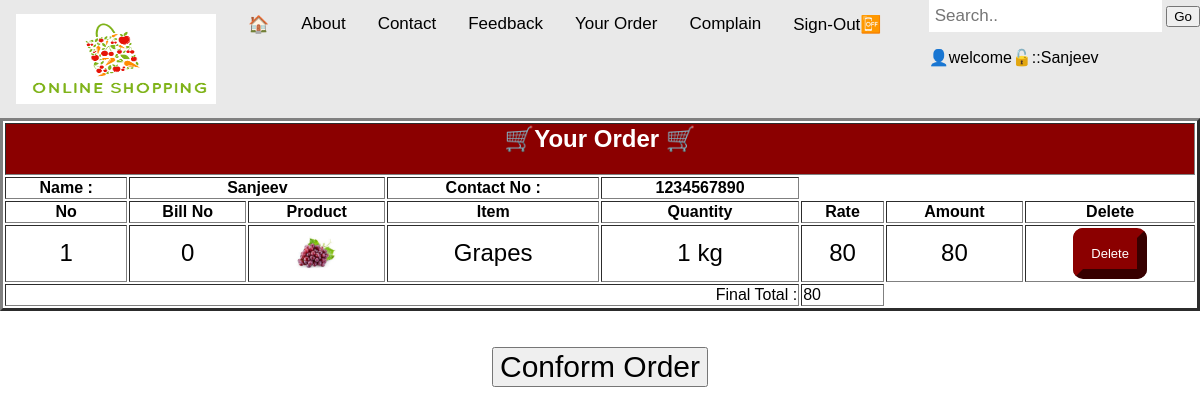
/orderdisp.php (signed in), run on the app's committed database.
### tables this page shows
CREATE TABLE `registration` (
  `id` int(11) NOT NULL,
  `name` varchar(100) NOT NULL,
  `mno` varchar(20) NOT NULL,
  `pass` varchar(20) NOT NULL,
  `email` varchar(50) NOT NULL,
  `address` varchar(100) NOT NULL,
  `city` varchar(50) NOT NULL,
  `state` varchar(50) NOT NULL,
  `pincode` varchar(20) NOT NULL,
  `type` varchar(50) NOT NULL
);

CREATE TABLE `uorder` (
  `id` int(11) NOT NULL,
  `billno` int(100) NOT NULL,
  `name` varchar(100) NOT NULL,
  `date` varchar(100) NOT NULL,
  `photo` varchar(100) NOT NULL,
  `pname` varchar(100) NOT NULL,
  `qty` int(15) NOT NULL,
  `unit` varchar(500) NOT NULL,
  `price` varchar(500) NOT NULL,
  `status` varchar(500) NOT NULL
);

### orderdisp.php (the view, shortened to what this page needs)
<?php
	if(!isset($_SESSION['username']))
	{
 		include("header.php");
		echo"<script>window.location='login.php'</script>";
	}
	else
	{
		include("header1.php");
		$q1 = mysqli_query($cn,"select * from registration where name='".$_SESSION['username']."'");
		$r1= mysqli_fetch_row($q1);
?>
	<table style="width:100%" align=center border=3>
	<tr>
		<th  colspan=9 bgcolor="DarkRed"><font   color="white"><h2> 🛒Your Order 🛒</h2></th>
	</tr>
	<tr>
		<th >Name :</th>
		<th colspan="2"> <?php  echo $_SESSION['username'];?> </th>
		<th> Contact No :</td>
		<th > <?php echo $r1[2]; ?></td>
	</tr>
	<tr>
		<th>No </th>
		<th>Bill No</th>
		<th>Product </th>
		<th>Item </th>
		<th>Quantity</th>
		<th>Rate</th>
		<th>Amount</th>
		<th>Delete</th>
	</tr>
	<?php
	$q4 = mysqli_query($cn,"SELECT * FROM `uorder` WHERE name='".$_SESSION['username']."' AND `status` LIKE 'pending'");
	$no=1;
	$gt=0;
	while($r4 = mysqli_fetch_array($q4))
	{
		$price = $r4[6] * $r4[8];
		$gt = $gt + $price;
		echo "<tr bgcolor=white><td align=center ><font color=black  size=5 >".$no++."</td>
		<td align=center ><font color=black size=5 >".$r4[1]."</td>
		<td align=center ><font color=black  size=5 ><img src='p1/".$r4[4]."' width='50px' height='50px'></td>
		<td align=center ><font color=black size=5 >".$r4[5]."</td>
		<td align=center ><font color=black  size=5 >".$r4[6]." ".$r4[7]." </td>
		<td align=center ><font color=black  size=5 >".$r4[8]." </td>
		<td align=center ><font color=black  size=5 >".$price." </td>";
		echo "<td align=center  class=b1><font color=white size=5 ><a href='ordelete.php?id=".$r4[0]."'><input type=submit value=Delete   style=font-size:13px;border-color:darkred;color:white;background:darkred;border-radius:10px;margin:1px;padding:8px;border-width:10px  class=button value=submit></a></td></tr>";
	}
	?>
	<tr>
		<td colspan="5" align="right">Final Total :</td>
		<td> <?php echo $gt; ?></td>
	</tr>
	</table>
	<center><form action="conorder.php" method="POST" > <input type="submit" name="confirm_order" value="Conform Order"  style=font-size:30px></form></center>
<?php
	}
?>

### header1.php (style rules this page uses)
* { box-sizing: border-box; }
body { margin: 0; font-family: Arial, Helvetica, sans-serif; }

### data on the page
registration: mno "1234567890"
uorder: billno "0", photo (picture), pname "Grapes", qty "1", unit "kg", price "80"

### other printed values
$_SESSION["username"] "Sanjeev"
$_SESSION['username'] "Sanjeev"
$gt "80"
